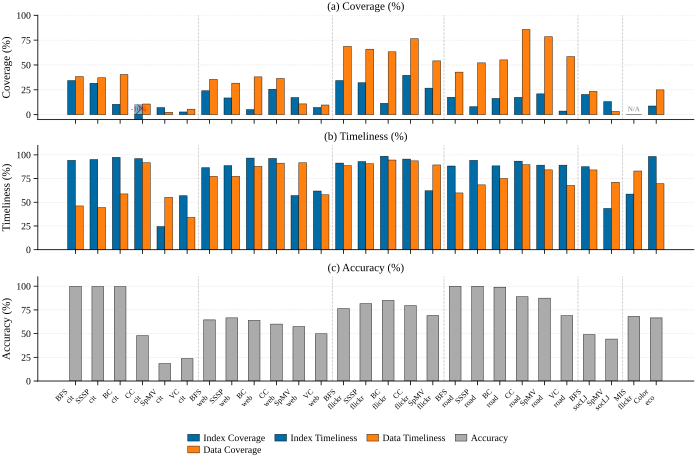

Recreate this plot in Python.
#!/usr/bin/env python3
"""Fig B-1: Prefetch Quality Metrics — Full 27 Workloads.

Three vertically stacked subplots (shared x-axis):
  (a) Coverage (%) — paired bars: Index Coverage, Data Coverage
  (b) Timeliness (%) — paired bars: Index Timeliness, Data Timeliness
  (c) Accuracy (%) — single bar per workload

Data priority: D5b config for 23 Gardenia workloads, Default for soc-LJ,
               extra_case_results.csv for MIS/Color.
Idx Coverage from experiment_results.md (approx — does not vary much with TC).
MST excluded (0 prefetches).
"""

import sys
from pathlib import Path
from collections import OrderedDict

import numpy as np

# ── Project style ────────────────────────────────────────────────────────
_REPO = Path(__file__).resolve().parents[4]
sys.path.insert(0, str(_REPO / "ima_plan/07_paper_outline/plot_style"))
from plot_util import apply_style, figsize_full, save_fig, CB10, legend_below

import matplotlib.pyplot as plt

apply_style()

OUT_DIR = Path(__file__).resolve().parent

# ── Data ─────────────────────────────────────────────────────────────────
# Each entry: (idx_cov%, data_cov%, idx_time%, data_time%, acc%)
#
# Coverage: Idx Cov% from experiment_results.md (Default config).
#           Data Cov% from D5b (throttle_control_results.md) where available,
#           otherwise from experiment_results.md / extra_case_results.csv.
# Timeliness & Accuracy: D5b values for 23 Gardenia, Default for soc-LJ,
#                        extra_case for MIS/Color.

DATA = OrderedDict([
    # --- cit-Patents (dir for BFS/SSSP/BC, sym for CC/SpMV/VC) ---
    ("BFS\ncit",      (34.3, 38.3, 94.20, 46.15, 99.88)),
    ("SSSP\ncit",     (31.6, 37.1, 94.96, 44.47, 99.70)),
    ("BC\ncit",       (10.4, 40.4, 97.37, 58.79, 99.59)),
    ("CC\ncit",       (-10.1, 10.7, 95.94, 91.69, 47.93)),
    ("SpMV\ncit",     (7.1, 2.4, 24.40, 55.21, 18.46)),
    ("VC\ncit",       (2.7, 5.5, 56.85, 34.06, 23.70)),

    # --- web-Google (sym) ---
    ("BFS\nweb",      (24.0, 35.5, 86.47, 77.33, 64.46)),
    ("SSSP\nweb",     (16.8, 31.7, 88.67, 77.36, 66.60)),
    ("BC\nweb",       (5.1, 38.0, 96.60, 87.88, 64.03)),
    ("CC\nweb",       (25.6, 36.4, 96.22, 91.26, 60.05)),
    ("SpMV\nweb",     (17.2, 10.8, 57.09, 91.64, 57.48)),
    ("VC\nweb",       (7.2, 9.7, 61.87, 57.86, 49.78)),

    # --- flickr (sym) ---
    ("BFS\nflickr",   (34.3, 68.7, 91.31, 88.74, 76.37)),
    ("SSSP\nflickr",  (32.1, 65.9, 92.93, 90.62, 81.68)),
    ("BC\nflickr",    (11.4, 63.2, 98.48, 94.54, 85.04)),
    ("CC\nflickr",    (39.6, 76.4, 95.54, 93.64, 79.55)),
    ("SpMV\nflickr",  (26.7, 54.1, 62.16, 89.38, 68.83)),

    # --- roadNet-CA (sym) ---
    ("BFS\nroad",     (17.5, 42.8, 88.21, 59.82, 100.00)),
    ("SSSP\nroad",    (8.0, 52.1, 94.22, 68.37, 100.00)),
    ("BC\nroad",      (16.3, 55.1, 88.41, 75.11, 98.99)),
    ("CC\nroad",      (17.4, 85.7, 93.35, 89.57, 88.96)),
    ("SpMV\nroad",    (20.9, 78.4, 89.12, 84.16, 87.42)),
    ("VC\nroad",      (3.6, 58.4, 89.16, 67.81, 68.98)),

    # --- soc-LJ1 (Default config — no D5b yet) ---
    ("BFS\nsocLJ",    (20.3, 23.4, 87.54, 84.11, 49.05)),
    ("SpMV\nsocLJ",   (13.1, 3.2, 43.51, 71.06, 44.25)),

    # --- Pannotia extended ---
    ("MIS\nflickr",   (None, None, 58.67, 82.99, 67.91)),   # coverage N/A
    ("Color\neco",    (8.7, 24.9, 98.20, 69.59, 66.57)),
])

# ── Group separator positions (between algorithm groups) ─────────────────
# Groups: cit(6) | web(6) | flickr(5) | road(6) | socLJ(2) | extra(2)
GROUP_BOUNDARIES = [6, 12, 17, 23, 25]  # indices where new groups start

# ── Unpack ────────────────────────────────────────────────────────────────
labels = list(DATA.keys())
idx_cov   = [d[0] for d in DATA.values()]
data_cov  = [d[1] for d in DATA.values()]
idx_time  = [d[2] for d in DATA.values()]
data_time = [d[3] for d in DATA.values()]
accuracy  = [d[4] for d in DATA.values()]


def safe_val(v):
    """Convert None to 0 for plotting, keeping track for annotation."""
    return 0.0 if v is None else v


# ── Plot ──────────────────────────────────────────────────────────────────
n = len(labels)
x = np.arange(n)
bar_w = 0.35

fig, axes = plt.subplots(
    3, 1, figsize=figsize_full(aspect=0.60),
    constrained_layout=True, sharex=True,
)
ax_cov, ax_time, ax_acc = axes

# ── (a) Coverage ─────────────────────────────────────────────────────────
bars_ic = ax_cov.bar(x - bar_w / 2, [safe_val(v) for v in idx_cov],
                     bar_w, color=CB10[0], edgecolor="black", linewidth=0.3,
                     label="Index Coverage")
bars_dc = ax_cov.bar(x + bar_w / 2, [safe_val(v) for v in data_cov],
                     bar_w, color=CB10[1], edgecolor="black", linewidth=0.3,
                     label="Data Coverage")

# Mark negative coverage (cc_cit Idx Cov = -10.1%)
for i, v in enumerate(idx_cov):
    if v is not None and v < 0:
        ax_cov.bar(x[i] - bar_w / 2, abs(v), bar_w,
                   color=CB10[0], edgecolor="black", linewidth=0.3,
                   hatch="xx", alpha=0.5)
        ax_cov.text(x[i] - bar_w / 2, 2, f"{v:.0f}%",
                    ha="center", va="bottom", fontsize=5, color="red")

# Mark N/A coverage
for i, (ic, dc) in enumerate(zip(idx_cov, data_cov)):
    if ic is None:
        ax_cov.text(x[i], 2, "N/A", ha="center", va="bottom",
                    fontsize=5, color="gray")

ax_cov.set_ylabel("Coverage (%)")
ax_cov.set_ylim(-5, 100)
ax_cov.set_title("(a) Coverage (%)", fontsize=8, pad=4)

# ── (b) Timeliness ───────────────────────────────────────────────────────
ax_time.bar(x - bar_w / 2, idx_time, bar_w,
            color=CB10[0], edgecolor="black", linewidth=0.3,
            label="Index Timeliness")
ax_time.bar(x + bar_w / 2, data_time, bar_w,
            color=CB10[1], edgecolor="black", linewidth=0.3,
            label="Data Timeliness")
ax_time.set_ylabel("Timeliness (%)")
ax_time.set_ylim(0, 110)
ax_time.set_title("(b) Timeliness (%)", fontsize=8, pad=4)

# ── (c) Accuracy ─────────────────────────────────────────────────────────
ax_acc.bar(x, accuracy, bar_w * 1.5, color=CB10[2], edgecolor="black",
           linewidth=0.3, label="Accuracy")
ax_acc.set_ylabel("Accuracy (%)")
ax_acc.set_ylim(0, 110)
ax_acc.set_title("(c) Accuracy (%)", fontsize=8, pad=4)

# ── Shared formatting ────────────────────────────────────────────────────
ax_acc.set_xticks(x)
ax_acc.set_xticklabels(labels, fontsize=5.5, rotation=45, ha="right")

# Vertical group separators
for ax in axes:
    for b in GROUP_BOUNDARIES:
        ax.axvline(x=b - 0.5, color="gray", linestyle="--",
                   linewidth=0.5, alpha=0.5)

# Shared legend below figure
legend_below(fig, axes, ncol=4, y=-0.02, fontsize=7)

# ── Save ──────────────────────────────────────────────────────────────────
save_fig(fig, "proto_figB1_quality_full", OUT_DIR)
plt.close(fig)

print(f"Saved: {OUT_DIR}/proto_figB1_quality_full.pdf + .svg")
print(f"Workloads: {n}")

# Summary stats
valid_acc = [a for a in accuracy if a is not None]
valid_dc = [d for d in data_cov if d is not None and d > 0]
valid_ic = [d for d in idx_cov if d is not None and d > 0]
print(f"Accuracy  range: {min(valid_acc):.1f}--{max(valid_acc):.1f}%  "
      f"median={np.median(valid_acc):.1f}%")
print(f"Data Cov  range: {min(valid_dc):.1f}--{max(valid_dc):.1f}%  "
      f"median={np.median(valid_dc):.1f}%")
print(f"Idx Time  range: {min(idx_time):.1f}--{max(idx_time):.1f}%  "
      f"median={np.median(idx_time):.1f}%")
print(f"Data Time range: {min(data_time):.1f}--{max(data_time):.1f}%  "
      f"median={np.median(data_time):.1f}%")
